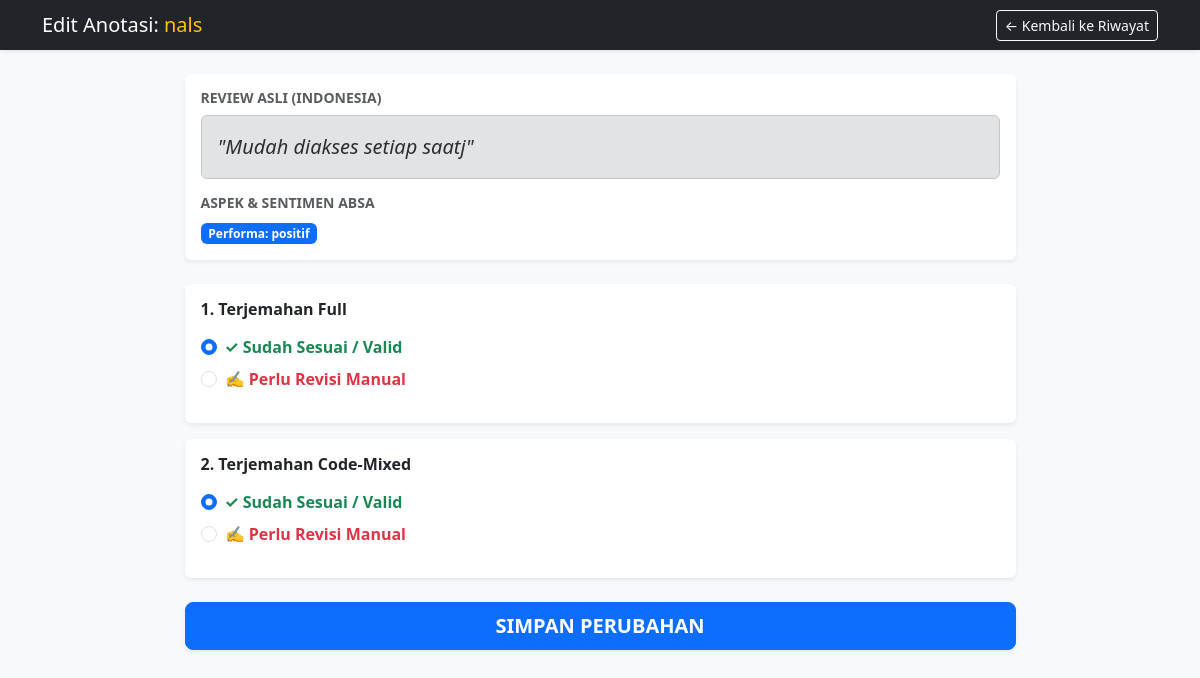
Screenshot of /edit/3 (signed in) with the database file from the repository.
### app.py (models this page shows)
class User(UserMixin, db.Model):
    id = db.Column(db.Integer, primary_key=True)
    username = db.Column(db.String(50), unique=True)
    password = db.Column(db.String(100))
    role = db.Column(db.String(20)) # 'jawa' or 'palembang'

class Review(db.Model):
    id = db.Column(db.Integer, primary_key=True)
    content = db.Column(db.Text, nullable=False)
    performa = db.Column(db.String(50))
    tampilan = db.Column(db.String(50))
    tiket = db.Column(db.String(50))
    pembayaran = db.Column(db.String(50))
    akun = db.Column(db.String(50))
    trans_jawa = db.Column(db.Text)
    trans_mix_jawa = db.Column(db.Text)
    trans_palembang = db.Column(db.Text)
    trans_mix_palembang = db.Column(db.Text)
    annotations = db.relationship('Annotation', backref='review', lazy=True)

class Annotation(db.Model):
    id = db.Column(db.Integer, primary_key=True)
    review_id = db.Column(db.Integer, db.ForeignKey('review.id'), nullable=False)
    user_id = db.Column(db.Integer, db.ForeignKey('user.id'), nullable=False)
    status_full = db.Column(db.String(20), default='valid')
    rev_full = db.Column(db.Text)
    status_mix = db.Column(db.String(20), default='valid')
    rev_mix = db.Column(db.Text)
    timestamp = db.Column(db.DateTime, default=datetime.utcnow)

### app.py (the view, shortened to what this page needs)
@app.route('/edit/<int:annotation_id>', methods=['GET', 'POST'])
@login_required
def edit_annotation(annotation_id):
    anno = Annotation.query.get_or_404(annotation_id)
    if anno.user_id != current_user.id:
        return redirect(url_for('history'))
    review = Review.query.get(anno.review_id)
    return render_template('edit_annotate.html', anno=anno, review=review)

### app.py (called while the page is built)
@login_manager.user_loader
def load_user(user_id):
    return User.query.get(int(user_id))

### templates/edit_annotate.html (shortened to what this page needs)
<!DOCTYPE html>
<html lang="id">
<head>
    <link href="https://cdn.jsdelivr.net/npm/bootstrap@5.3.0/dist/css/bootstrap.min.css" rel="stylesheet">
</head>
<body class="bg-light">
    <nav class="navbar navbar-dark bg-dark shadow-sm mb-4">
        <div class="container d-flex justify-content-between">
            <span class="navbar-brand mb-0 h1">Edit Anotasi: <span class="text-warning">{{ current_user.username }}</span></span>
            <a href="{{ url_for('history') }}" class="btn btn-outline-light btn-sm">← Kembali ke Riwayat</a>
        </div>
    </nav>
    <div class="container pb-5">
        <div class="row justify-content-center">
            <div class="col-md-9">
                <div class="card shadow-sm border-0 mb-4">
                    <div class="card-body">
                        <h6 class="text-uppercase text-muted fw-bold small">Review Asli (Indonesia)</h6>
                        <div class="alert alert-secondary fs-5 fst-italic mb-3">
                            "{{ review.content }}"
                        </div>
                        <h6 class="text-uppercase text-muted fw-bold small">Aspek & Sentimen ABSA</h6>
                        <div>
                            {% if review.performa %}<span class="badge bg-primary me-1">Performa: {{ review.performa }}</span>{% endif %}
                        </div>
                    </div>
                </div>
                <form method="POST">
                    <div class="card shadow-sm border-0 mb-3">
                        <div class="card-body">
                            <h5 class="card-title fw-bold fs-6 mb-3">1. Terjemahan Full</h5>
                            <div class="form-check mb-2">
                                <input class="form-check-input" type="radio" name="option_full" id="edit_valid_full" value="valid" {% if anno.status_full == 'valid' %}checked{% endif %} onclick="toggleRevisi('full', false)">
                                <label class="form-check-label text-success fw-bold" for="edit_valid_full">
                                    ✓ Sudah Sesuai / Valid
                                </label>
                            </div>
                            <div class="form-check mb-3">
                                <input class="form-check-input" type="radio" name="option_full" id="edit_revise_full" value="revise" {% if anno.status_full == 'revise' %}checked{% endif %} onclick="toggleRevisi('full', true)">
                                <label class="form-check-label text-danger fw-bold" for="edit_revise_full">
                                    ✍️ Perlu Revisi Manual
                                </label>
                            </div>
                        </div>
                    </div>
                    <div class="card shadow-sm border-0 mb-4">
                        <div class="card-body">
                            <h5 class="card-title fw-bold fs-6 mb-3">2. Terjemahan Code-Mixed</h5>
                            <div class="form-check mb-2">
                                <input class="form-check-input" type="radio" name="option_mix" id="edit_valid_mix" value="valid" {% if anno.status_mix == 'valid' %}checked{% endif %} onclick="toggleRevisi('mix', false)">
                                <label class="form-check-label text-success fw-bold" for="edit_valid_mix">
                                    ✓ Sudah Sesuai / Valid
                                </label>
                            </div>
                            <div class="form-check mb-3">
                                <input class="form-check-input" type="radio" name="option_mix" id="edit_revise_mix" value="revise" {% if anno.status_mix == 'revise' %}checked{% endif %} onclick="toggleRevisi('mix', true)">
                                <label class="form-check-label text-danger fw-bold" for="edit_revise_mix">
                                    ✍️ Perlu Revisi Manual
                                </label>
                            </div>
                        </div>
                    </div>
                    <div class="d-grid">
                        <button type="submit" class="btn btn-primary btn-lg fw-bold shadow-sm">SIMPAN PERUBAHAN</button>
                    </div>
                </form>
            </div>
        </div>
    </div>
</body>
</html>

### rows the page displays
User: username "nals"
Review: content "Mudah diakses setiap saatj", performa "positif"
Annotation: status_full "☑ ✓ Sudah Sesuai / Valid", status_full "☐ ✍️ Perlu Revisi Manual", status_mix "☑ ✓ Sudah Sesuai / Valid", status_mix "☐ ✍️ Perlu Revisi Manual"
